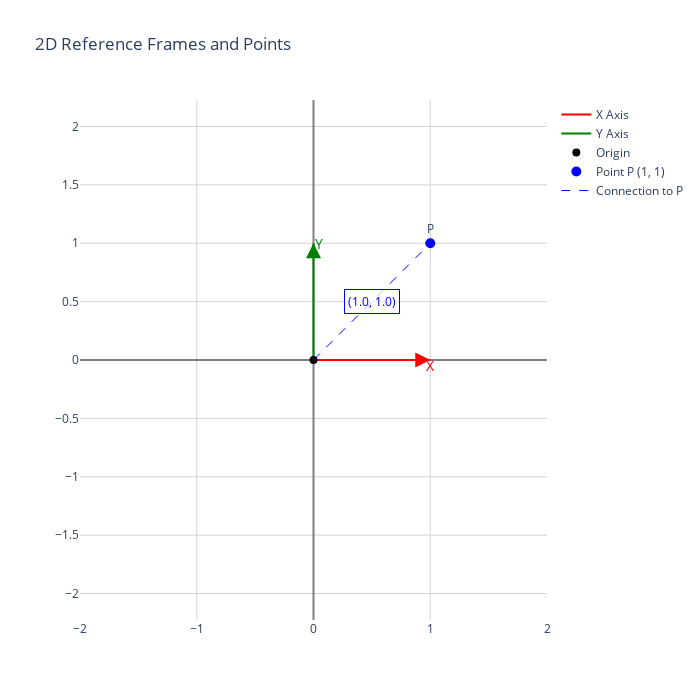

Source (notebook cell):
### Markdown cell above
## Examples Using the New Functions

### Code cell
# Example 1: Simple reference frame at origin with a point
fig = create_2d_visualization(
    points=[[1, 1, "P", "blue", 0]],  # Point at (1,1) showing coords relative to frame 0
    frames=[[0, 0, 0, ""]]  # Frame at origin with 0 rotation
)

fig.show()

### Figure 1 — Plotly figure (JSON) as saved in the notebook; plotly's stock layout.template omitted (floating-point values rounded to 4 significant figures)
{"data": [{"line": {"color": "red", "width": 2}, "mode": "lines", "name": "X Axis", "type": "scatter", "x": [0, 1], "y": [0, 0]}, {"line": {"color": "green", "width": 2}, "mode": "lines", "name": "Y Axis", "type": "scatter", "x": [0, 0], "y": [0, 1]}, {"marker": {"color": "black", "size": 8, "symbol": "circle"}, "mode": "markers", "name": "Origin", "type": "scatter", "x": [0], "y": [0]}, {"marker": {"color": "blue", "size": 10}, "mode": "markers+text", "name": "Point P (1, 1)", "text": ["P"], "textposition": "top center", "type": "scatter", "x": [1], "y": [1]}, {"line": {"color": "blue", "dash": "dash", "width": 1}, "mode": "lines", "name": "Connection to P", "type": "scatter", "x": [0, 1], "y": [0, 1]}], "layout": {"annotations": [{"arrowcolor": "red", "arrowhead": 2, "arrowsize": 1.5, "arrowwidth": 2, "ax": 0.8, "axref": "x", "ay": 0, "ayref": "y", "showarrow": true, "x": 1, "xref": "x", "y": 0, "yref": "y"}, {"arrowcolor": "green", "arrowhead": 2, "arrowsize": 1.5, "arrowwidth": 2, "ax": 0, "axref": "x", "ay": 0.8, "ayref": "y", "showarrow": true, "x": 0, "xref": "x", "y": 1, "yref": "y"}, {"font": {"color": "red", "size": 14}, "showarrow": false, "text": "X", "x": 1, "xref": "x", "y": -0.05, "yref": "y"}, {"font": {"color": "green", "size": 14}, "showarrow": false, "text": "Y", "x": 0.05, "xref": "x", "y": 1, "yref": "y"}, {"bgcolor": "rgba(255, 255, 255, 0.7)", "bordercolor": "blue", "borderpad": 3, "borderwidth": 1, "font": {"color": "blue", "size": 12}, "showarrow": false, "text": "(1.0, 1.0)", "x": 0.5, "y": 0.5}], "height": 700, "plot_bgcolor": "white", "title": {"text": "2D Reference Frames and Points"}, "width": 700, "xaxis": {"gridcolor": "lightgray", "gridwidth": 1, "range": [-2, 2], "showgrid": true, "title": {"text": ""}, "zeroline": true, "zerolinecolor": "gray", "zerolinewidth": 2}, "yaxis": {"gridcolor": "lightgray", "gridwidth": 1, "range": [-2, 2], "scaleanchor": "x", "scaleratio": 1, "showgrid": true, "title": {"text": ""}, "zeroline": true, "zerolinecolor": "gray", "zerolinewidth": 2}}}
